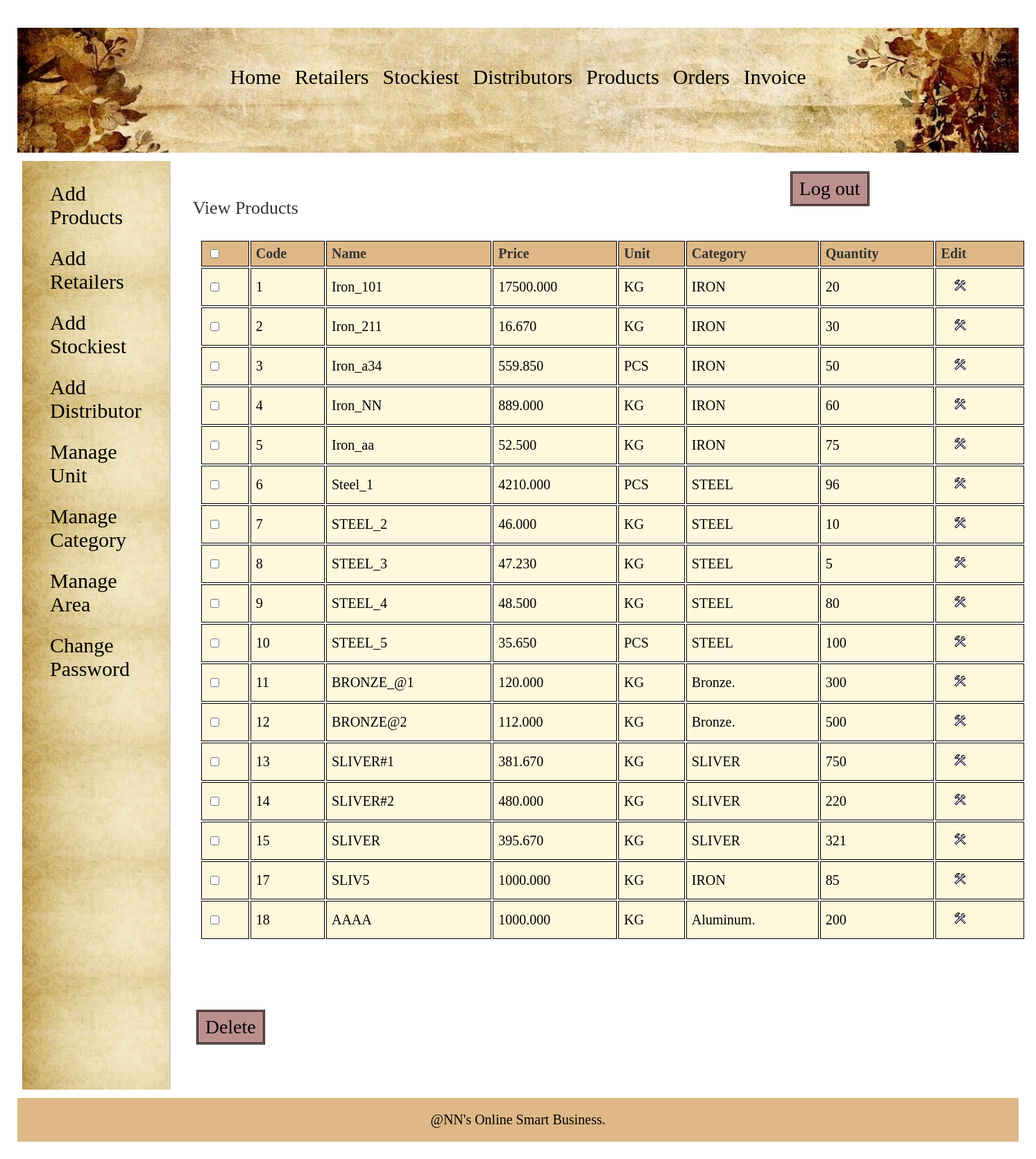
The page /admin/view_products.php (signed in) on the database its author committed.
### tables this page shows
CREATE TABLE `products` (
  `pro_id` int(11) NOT NULL,
  `pro_name` varchar(25) NOT NULL,
  `pro_desc` text DEFAULT NULL,
  `pro_price` decimal(10,3) NOT NULL,
  `unit` int(11) NOT NULL,
  `pro_cat` int(11) NOT NULL,
  `quantity` int(6) DEFAULT NULL
);

CREATE TABLE `unit` (
  `id` int(11) NOT NULL,
  `unit_name` varchar(20) NOT NULL,
  `unit_details` text DEFAULT NULL
);

CREATE TABLE `categories` (
  `cat_id` int(11) NOT NULL,
  `cat_name` varchar(25) NOT NULL,
  `cat_details` text DEFAULT NULL
);

### admin/view_products.php (the view, shortened to what this page needs)
<?php
	include("../includes/config.php");
include("translate.php");
	if(isset($_SESSION['admin_login'])) {
			$query_selectProducts = "SELECT * FROM products,categories,unit WHERE products.pro_cat=categories.cat_id AND products.unit=unit.id ORDER BY pro_id";
			$result_selectProducts = mysqli_query($con,$query_selectProducts);
		}
		else {
			header('Location:../index.php');
		}
?>
<!DOCTYPE html>
<html>
<head>
	<link rel="stylesheet" href="../includes/main_style.css" >
</head>
<body>
	<?php
		if(isset($_SESSION['admin_login'])){
			include("../includes/nav_admin.inc.php");
			include("../includes/aside_admin.inc.php");
		}
		else if(isset($_SESSION['manufacturer_login'])){
			include("../includes/nav_manufacturer.inc.php");
			include("../includes/aside_manufacturer.inc.php");
		}
	?>
	<section>
		<h1>View Products</h1>
		<form action="" method="POST" class="form">
		<table class="table_displayData">
			<tr>
				<th> <input type="checkbox" onClick="toggle(this)" /> </th>
				<th> Code </th>
				<th> Name </th>
				<th> Price </th>
				<th> Unit </th>
				<th> Category </th>
				<th> Quantity </th>
				<th> Edit </th>
			</tr>
			<?php $i=1; while($row_selectProducts = mysqli_fetch_array($result_selectProducts)) { ?>
			<tr>
				<td> <input type="checkbox" name="chkId[]" value="<?php echo $row_selectProducts['pro_id']; ?>" /> </td>
				<td> <?php echo $row_selectProducts['pro_id']; ?> </td>
				<td> <?php echo $row_selectProducts['pro_name']; ?> </td>
				<td> <?php echo $row_selectProducts['pro_price']; ?> </td>
				<td> <?php echo $row_selectProducts['unit_name']; ?> </td>
				<td> <?php echo $row_selectProducts['cat_name']; ?> </td>
				<td> <?php if($row_selectProducts['quantity'] == NULL){ echo "N/A";} else {echo $row_selectProducts['quantity'];} ?> </td>
				<td> <a href="edit_product.php?id=<?php echo $row_selectProducts['pro_id']; ?>"><img src="../images/edit.png" alt="edit" /></a> </td>
			</tr>
			<?php $i++; } ?>
		</table>
		<input type="submit" value="Delete" class="submit_button"/>
		</form>
	</section>
	<?php
		include("../includes/footer.inc.php");
	?>
</body>
</html>

### includes/main_style.css (style rules this page uses)
* { font-family: Georgia, serif; margin:5px; padding:5px; }
a { text-decoration:none; }
.submit_button { font-size:28px; margin-top:90px; margin-right:20px; padding:6px 10px; background-color: #BC8F8F; border:double; color:black; }
section { width:1000px; padding:10px; padding-bottom:40px; }
section h1 { margin-bottom:10px; font-weight:normal; color:#333; font-size: 26px; }
table { border-collapse: separate; width:125%; }
.table_displayData td, .table_displayData th { border:1.5px solid black; padding: 6px 7px; text-align: left; background-color: #FFF8DC; }
.table_displayData th { background-color: #DEB887; color:#333; }

### includes/nav_admin.inc.php (style rules this page uses)
body { font-family: Arial, Helvetica, sans-serif; }
* { box-sizing: border-box; }

### rows shown on the page
products: pro_id "1", pro_name "Iron_101", pro_price "17500.000", unit.unit_name "KG", pro_cat.cat_name "IRON", quantity "20"
products: pro_id "2", pro_name "Iron_211", pro_price "16.670", unit.unit_name "KG", pro_cat.cat_name "IRON", quantity "30"
products: pro_id "3", pro_name "Iron_a34", pro_price "559.850", unit.unit_name "PCS", pro_cat.cat_name "IRON", quantity "50"
products: pro_id "4", pro_name "Iron_NN", pro_price "889.000", unit.unit_name "KG", pro_cat.cat_name "IRON", quantity "60"
products: pro_id "5", pro_name "Iron_aa", pro_price "52.500", unit.unit_name "KG", pro_cat.cat_name "IRON", quantity "75"
products: pro_id "6", pro_name "Steel_1", pro_price "4210.000", unit.unit_name "PCS", pro_cat.cat_name "STEEL", quantity "96"
products: pro_id "7", pro_name "STEEL_2", pro_price "46.000", unit.unit_name "KG", pro_cat.cat_name "STEEL", quantity "10"
products: pro_id "8", pro_name "STEEL_3", pro_price "47.230", unit.unit_name "KG", pro_cat.cat_name "STEEL", quantity "5"
products: pro_id "9", pro_name "STEEL_4", pro_price "48.500", unit.unit_name "KG", pro_cat.cat_name "STEEL", quantity "80"
products: pro_id "10", pro_name "STEEL_5", pro_price "35.650", unit.unit_name "PCS", pro_cat.cat_name "STEEL", quantity "100"
products: pro_id "11", pro_name "BRONZE_@1", pro_price "120.000", unit.unit_name "KG", pro_cat.cat_name "Bronze.", quantity "300"
products: pro_id "12", pro_name "BRONZE@2", pro_price "112.000", unit.unit_name "KG", pro_cat.cat_name "Bronze.", quantity "500"
products: pro_id "13", pro_name "SLIVER#1", pro_price "381.670", unit.unit_name "KG", pro_cat.cat_name "SLIVER", quantity "750"
products: pro_id "14", pro_name "SLIVER#2", pro_price "480.000", unit.unit_name "KG", pro_cat.cat_name "SLIVER", quantity "220"
products: pro_id "15", pro_name "SLIVER", pro_price "395.670", unit.unit_name "KG", pro_cat.cat_name "SLIVER", quantity "321"
products: pro_id "17", pro_name "SLIV5", pro_price "1000.000", unit.unit_name "KG", pro_cat.cat_name "IRON", quantity "85"
products: pro_id "18", pro_name "AAAA", pro_price "1000.000", unit.unit_name "KG", pro_cat.cat_name "Aluminum.", quantity "200"
